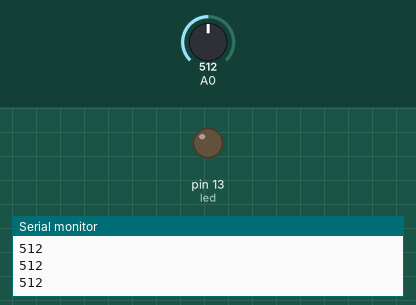
Simulated run of this sketch. Board: Arduino Uno, built with avr-gcc and run on an emulated ATmega328P. Shown: output pins drawn as LEDs (lit = HIGH), the last lines printed to the serial monitor. The test bench sets the inputs (shaded band); at power-on: A0 = 512.

Above: at 1.2 s.
1.3 s: A0 set to 58
2.8 s: A0 set to 48
At 3.3 s:
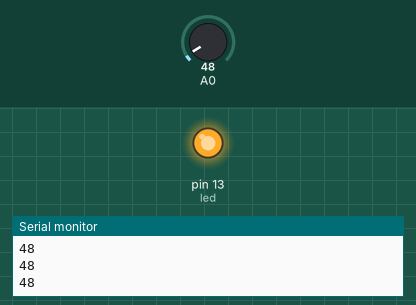
4.3 s: A0 set to 291
5.8 s: A0 set to 316
At 6.2 s:
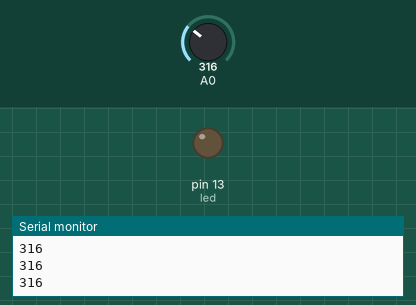
7.3 s: A0 set to 45
At 8.8 s:
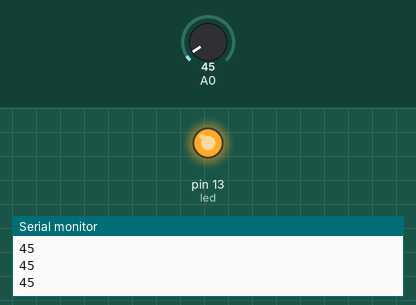
Timing chart, 0 to 9.8 s (numbered marks = the images above; inputs shaded):
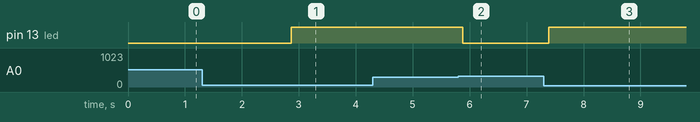

Measured:
- the behaviour switches between 55 and 54 on A0 (found by bisection; images 0 and 1)
- the behaviour switches between 300 and 301 on A0 (found by bisection; images 1 and 2)
- after the input at 2.8 s, pin 13 (led): LOW → HIGH after 0.07 s
- after the input at 5.8 s, pin 13 (led): HIGH → LOW after 0.08 s
- after the input at 7.3 s, pin 13 (led): LOW → HIGH after 0.09 s

The sketch:

LDR.ino
```cpp
#define led 13

void setup() {
  pinMode(led,OUTPUT);
  Serial.begin(9600);
}

void loop() {
  int isik = analogRead(A0);
  Serial.println(isik);
  delay(50);

  if(isik > 300){
    digitalWrite(led,LOW);
  }
  if(isik < 55){
    digitalWrite(led,HIGH);
  }
}
```
